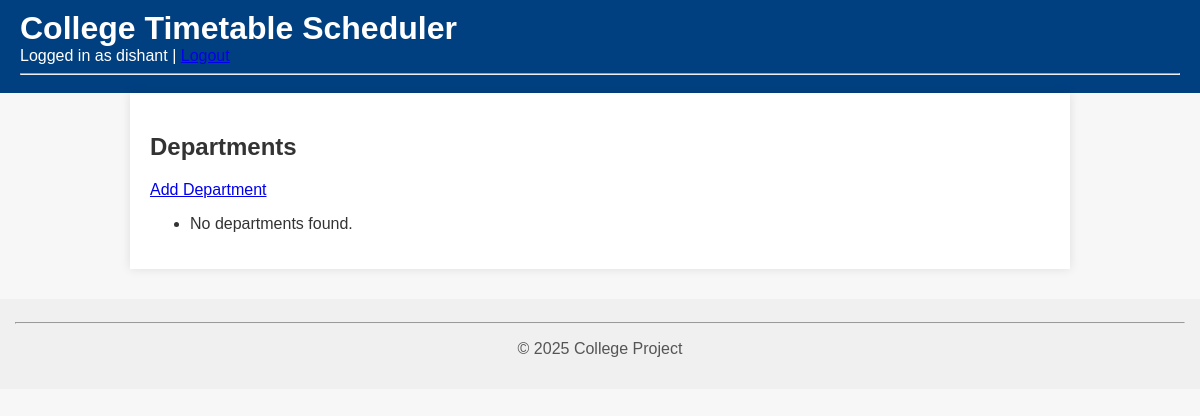
Page /timetable/admin/departments/ (signed in) on the earlier database version.
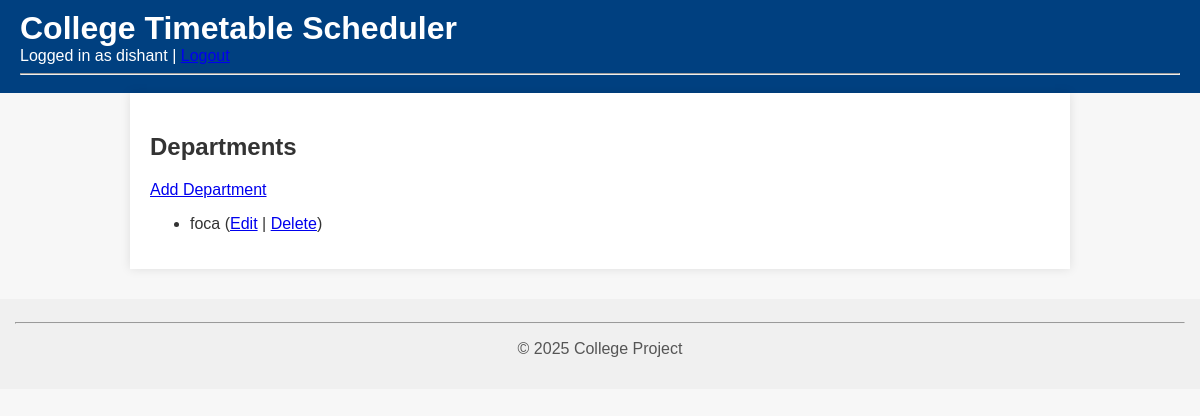
Same page on the later database version.
### timetable/models.py (models this page shows, shortened)
class Department(models.Model):
    name = models.CharField(max_length=100)

### timetable/views.py (the view)
# urls.py: path('admin/departments/', views.department_list, name='department_list'),
@admin_required
def department_list(request):
    return list_view(request, Department, 'admin_dashboard/department_list.html', 'departments')

### timetable/views.py (called while the page is built)
def admin_required(view_func):
    return login_required(user_passes_test(lambda u: u.is_admin)(view_func))

def list_view(request, model, template, context_name):
    objects = model.objects.all()
    return render(request, template, {context_name: objects})

### templates/admin_dashboard/department_list.html (shortened to what this page needs)
{% extends 'base.html' %}
{% block content %}
<h2>Departments</h2>
<a href="{% url 'department_add' %}">Add Department</a>
<ul>
  {% for department in departments %}
    <li>{{ department.name }}
        (<a href="{% url 'department_edit' department.pk %}">Edit</a> |
         <a href="{% url 'department_delete' department.pk %}">Delete</a>)
    </li>
  {% empty %}
    <li>No departments found.</li>
  {% endfor %}
</ul>
{% endblock %}

Differences in the rows shown:
added Department: name "foca"
Other differences:
text no longer shown: "No departments found."
